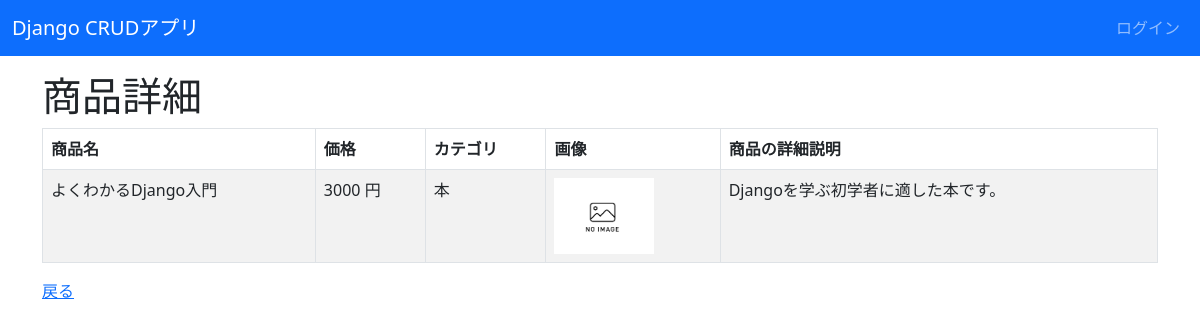
The page /crud/detail/1/ on the database its author committed.
### crud/models.py (models this page shows, shortened)
class Product(models.Model):
     name = models.CharField(max_length=200)
     price = models.PositiveIntegerField()
     category = models.ForeignKey(Category, on_delete=models.CASCADE)
     img = models.ImageField(blank=True, default='noImage.png')
     explanation = models.TextField(blank=True, null=True)

class Category(models.Model):
     name = models.CharField(max_length=200)
     def __str__(self):
         return self.name

### crud/views.py (the view)
# urls.py: path('crud/detail/<int:pk>/',views.ProductDetailView.as_view(), name="detail"),  #詳細画面
class ProductDetailView(DetailView):
    model = Product
    template_name ='crud/product_detail.html'

### crud/templates/crud/product_detail.html (shortened to what this page needs)
{% extends 'base.html' %}
{% block content %}
  <h1>商品詳細</h1>
  <table class="table table-striped table-hover table-bordered">
    <thead>
      <tr>
        <th>商品名</th>
      <th>価格</th>
      <th>カテゴリ</th>
      <th>画像</th>
      <th>商品の詳細説明</th>
      </tr>
    </thead>
    <tr>
      <td>{{ object.name }}</td>
      <td>{{ object.price }} 円</td>
      <td>{{ object.category }}</td>
      <td><img src="{{ object.img.url }}" style="width: 100px; height: auto;"></td>
      <td>{{ object.explanation }}</td>
    </tr>
  </table>
  <a href="{% url 'list' %}">戻る</a>
{% endblock %}

### rows shown on the page
Product: name "よくわかるDjango入門", price "3000", category "本", img (placeholder picture), explanation "Djangoを学ぶ初学者に適した本です。"
